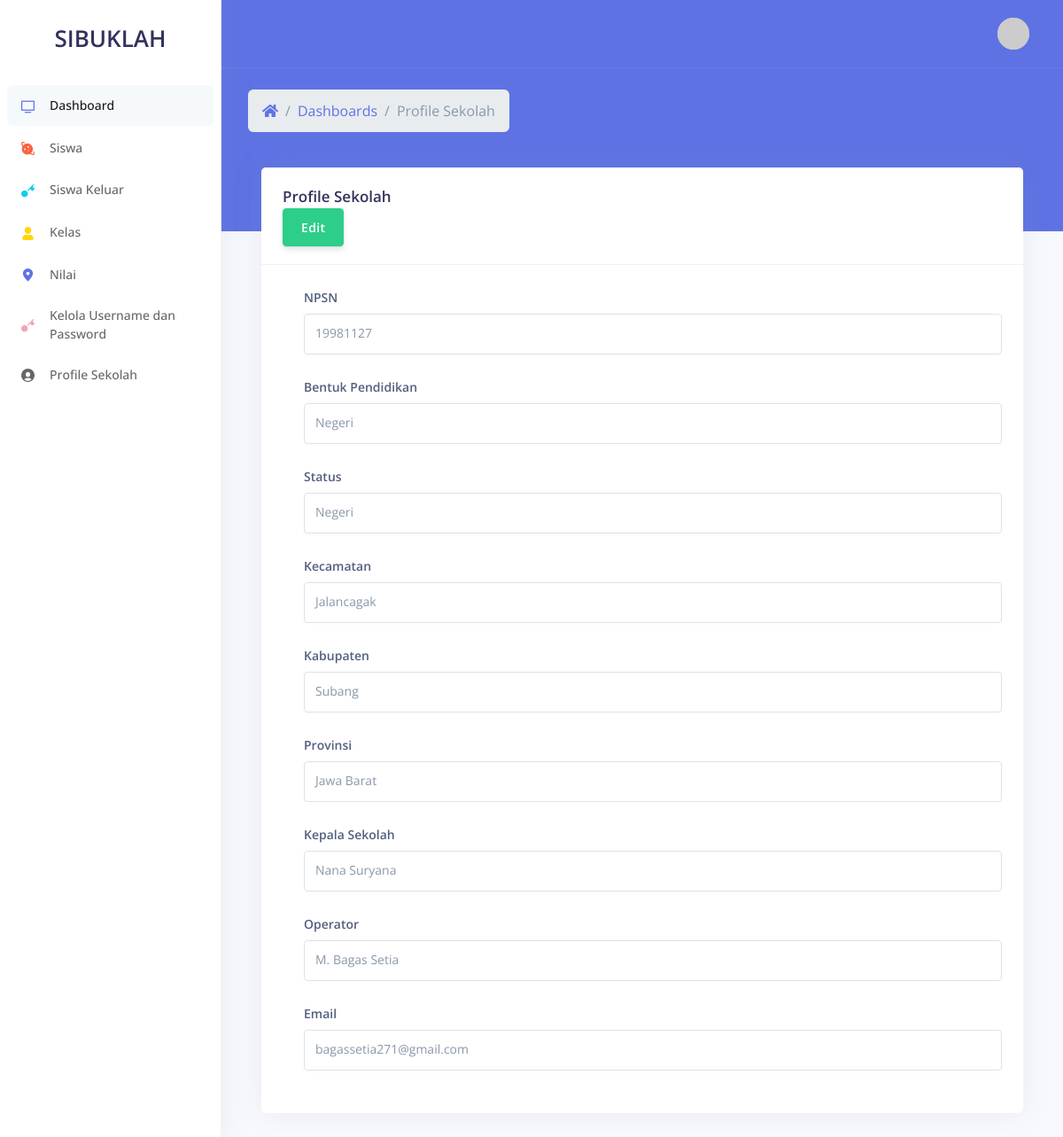
Screenshot of /tata_usaha/profile_sekolah (signed in) with the database file from the repository.
### tables this page shows
CREATE TABLE `profile_sekolah` (
  `id_profile_sekolah` int(11) NOT NULL,
  `npsn` varchar(191) NOT NULL,
  `bentuk_pendidikan` varchar(191) NOT NULL,
  `status` varchar(191) NOT NULL,
  `kecamatan` varchar(191) NOT NULL,
  `kabupaten` varchar(191) NOT NULL,
  `provinsi` varchar(191) NOT NULL,
  `kepala_sekolah` varchar(191) NOT NULL,
  `operator` varchar(191) NOT NULL,
  `email` varchar(191) NOT NULL
);

### application/controllers/TataUsaha/ProfileSekolah.php (called while the page is built, shortened)
<?php
class ProfileSekolah extends CI_Controller {
  public function index()
  {
    $data           = $this->ModelProfileSekolah->get();
    $data['konten'] = 'tata_usaha/profile_sekolah/index';
		$this->load->view('tata_usaha/template', $data);
  }
}

### index.php (called while the page is built, shortened)
<?php
require_once BASEPATH.'core/CodeIgniter.php';

### application/models/ModelProfileSekolah.php (called while the page is built, shortened)
<?php
class ModelProfileSekolah extends CI_Model {
  public function get()
  {
    return $this->db->get('profile_sekolah')->row_array();
  }
}

### application/views/tata_usaha/profile_sekolah/index.php (the view, shortened to what this page needs)
<div class="header bg-primary pb-6">
  <div class="container-fluid">
    <div class="header-body">
      <div class="row align-items-center py-4">
        <div class="col-lg-6 col-7">
          <nav aria-label="breadcrumb" class="d-none d-md-inline-block">
            <ol class="breadcrumb breadcrumb-links breadcrumb-dark">
              <li class="breadcrumb-item"><a href="<?= base_url(); ?>"><i class="fas fa-home"></i></a></li>
              <li class="breadcrumb-item"><a href="<?= base_url(); ?>">Dashboards</a></li>
              <li class="breadcrumb-item active" aria-current="page">Profile Sekolah</li>
            </ol>
          </nav>
        </div>
      </div>
    </div>
  </div>
</div>
<div class="container-fluid mt--6">
  <div class="row">
    <div class="col"><div class="col-xl-12 order-xl-1">
      <div class="card">
        <div class="card-header">
          <div class="row align-items-center">
            <div class="col-12">
              <h3 class="mb-0">Profile Sekolah</h3>
              <a class="btn btn-success pull-right" href="<?= base_url(); ?>tata_usaha/profile_sekolah/edit">Edit</a>
            </div>
          </div>
        </div>
        <div class="card-body">
          <form action="#" method="post" enctype="multipart/form-data">
            <div class="pl-lg-4">
              <div class="row">
                <div class="col-lg-12">
                  <div class="form-group">
                    <label class="form-control-label" for="input-email">NPSN</label>
                    <p class="form-control"><?= $npsn; ?></p>
                  </div>
                  <div class="form-group">
                    <label class="form-control-label" for="input-email">Bentuk Pendidikan</label>
                    <p class="form-control"><?= $bentuk_pendidikan; ?></p>
                  </div>
                  <div class="form-group">
                    <label class="form-control-label" for="input-email">Status</label>
                    <p class="form-control"><?= $status; ?></p>
                  </div>
                  <div class="form-group">
                    <label class="form-control-label" for="input-email">Kecamatan</label>
                    <p class="form-control"><?= $kecamatan; ?></p>
                  </div>
                  <div class="form-group">
                    <label class="form-control-label" for="input-email">Kabupaten</label>
                    <p class="form-control"><?= $kabupaten; ?></p>
                  </div>
                  <div class="form-group">
                    <label class="form-control-label" for="input-email">Provinsi</label>
                    <p class="form-control"><?= $provinsi; ?></p>
                  </div>
                  <div class="form-group">
                    <label class="form-control-label" for="input-email">Kepala Sekolah</label>
                    <p class="form-control"><?= $kepala_sekolah; ?></p>
                  </div>
                  <div class="form-group">
                    <label class="form-control-label" for="input-email">Operator</label>
                    <p class="form-control"><?= $operator; ?></p>
                  </div>
                  <div class="form-group">
                    <label class="form-control-label" for="input-email">Email</label>
                    <p class="form-control"><?= $email; ?></p>
                  </div>
                </div>
              </div>
            </div>
          </form>
        </div>
      </div>
    </div>
  </div>
</div>

### rows the page displays
profile_sekolah: npsn "19981127", bentuk_pendidikan "Negeri", status "Negeri", kecamatan "Jalancagak", kabupaten "Subang", provinsi "Jawa Barat", kepala_sekolah "Nana Suryana", operator "M. Bagas Setia", email "bagassetia271@gmail.com"
